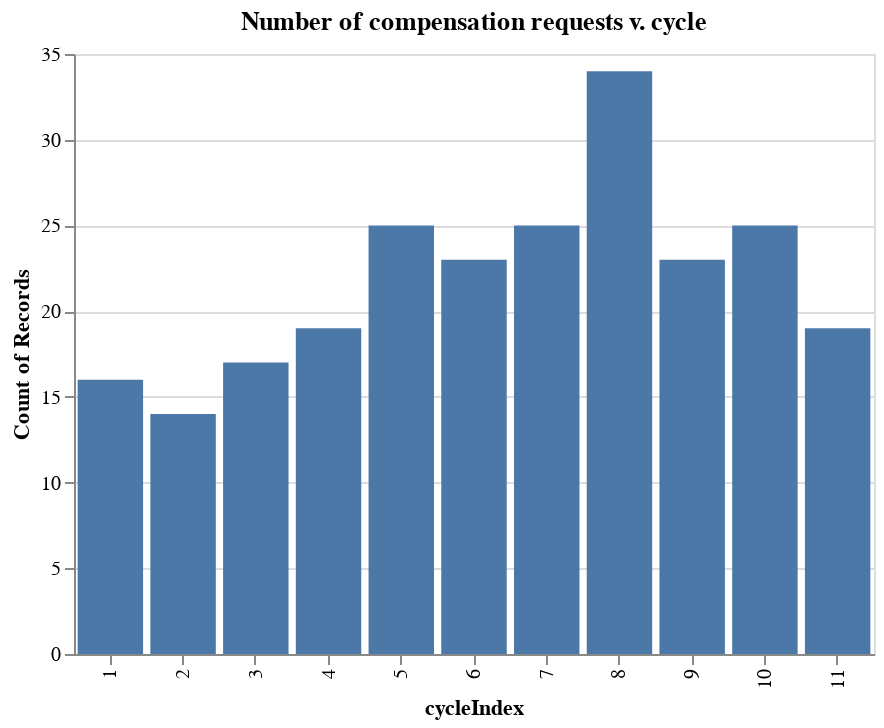

The cell this chart's notebook holds for it:
### Code cell
proposals_df |>
@vlplot(
    title="Number of compensation requests v. cycle",
    transform=[
        {filter="datum.proposal_txType == 'COMPENSATION_REQUEST'"}
    ],
    width=400,
    mark=:bar,
    x="cycleIndex:o",
    y="count()",
)

### Figure 1 — Vega-Lite specification as saved in the notebook (floating-point values rounded to 4 significant figures; data arrays with more than 128 entries replaced by an {"elided": "..."} marker saying what was removed)
{"data": {"values": {"elided": "324 records"}}, "encoding": {"x": {"field": "cycleIndex", "type": "ordinal"}, "y": {"aggregate": "count", "type": "quantitative"}}, "mark": "bar", "title": "Number of compensation requests v. cycle", "transform": [{"filter": "datum.proposal_txType == 'COMPENSATION_REQUEST'"}], "width": 400}
